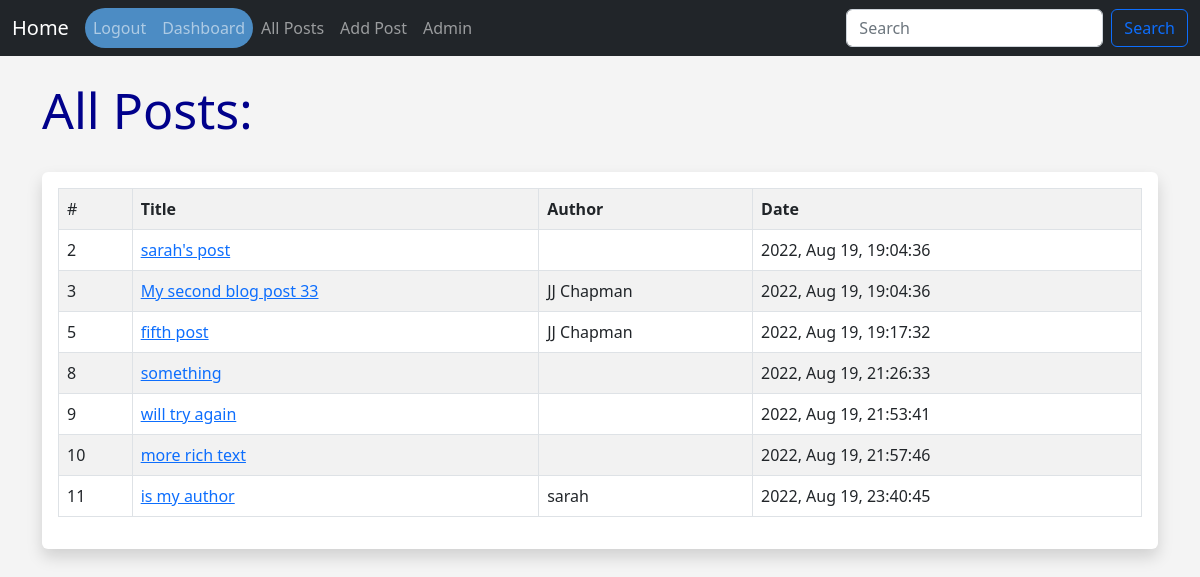
Page /all_posts/ (signed in) on the committed database.
### app.py (models this page shows, shortened)
class Posts(db.Model):
	id = db.Column(db.Integer, primary_key=True)
	title = db.Column(db.String(50), nullable=False)
	content = db.Column(db.Text)
	date_posted = db.Column(db.DateTime, default=datetime.now(pytz.timezone('Asia/Ho_Chi_Minh')))
	slug = db.Column(db.String(255))
	poster_id = db.Column(db.Integer, db.ForeignKey('users.id'))

class Users(db.Model, UserMixin):
	id = db.Column(db.Integer, primary_key=True)
	username = db.Column(db.String(50), unique=True)
	name = db.Column(db.String(50), nullable=False)
	email = db.Column(db.String(100), unique=True)
	favorite_color = db.Column(db.String(50))
	date_added = db.Column(db.DateTime, default=datetime.now(pytz.timezone('Asia/Ho_Chi_Minh')))
	profile_pic = db.Column(db.String(), nullable=True)
	password_hash = db.Column(db.String(128))
	posts = db.relationship('Posts', backref='poster')
	@property
	def password(self):
		raise AttributeError('password is not readable')

### app.py (the view)
@app.route('/all_posts/')
def all_posts():
	posts = Posts.query.order_by(Posts.date_posted)
	return render_template('all_posts.html', posts=posts)

### app.py
class SearchForm(FlaskForm):
	searched = StringField("Searched", validators=[DataRequired()])
	submit = SubmitField("Submit")

### app.py (called while the page is built)
@login_manager.user_loader
def load_user(user_id):
	return Users.query.get(int(user_id))

@app.context_processor
def base():
	form = SearchForm()
	return dict(form=form)

### templates/all_posts.html (shortened to what this page needs)
{% extends 'base.html' %}
{% block content %}
	<h1>All Posts:</h1>
	<br/>
	<div class="shadow p-3 mb-5 bg-body rounded">
		<table class="table table-hover table-bordered table-striped">
			<tr>
				<td>#</td>
				<td><strong>Title</strong></td>
				<td><strong>Author</strong></td>
				<td><strong>Date</strong></td>
			</tr>
		{% for post in posts %}
			<tr>
				<td>{{ post.id }}</td>
				<td><a href="{{ url_for('post', id=post.id) }}">{{ post.title }}</a></td>
				<td>{{ post.poster.name }}</td>
				<td>{{ post.date_posted.strftime('%Y, %b %d, %H:%M:%S') }}</td>
			</tr>
		{% endfor %}
		</table>
	</div>
	<br><br><br>
{% endblock %}

### static/css/style.css (style rules this page uses)
h1 { color: darkblue; font-size: 50px; }
body { background: #f4f4f4; }

### rows in the picture
Posts: id "2", title "sarah's post", date_posted "2022, Aug 19, 19:04:36"
Posts: id "3", title "My second blog post 33", poster.name "JJ Chapman", date_posted "2022, Aug 19, 19:04:36"
Posts: id "5", title "fifth post", poster.name "JJ Chapman", date_posted "2022, Aug 19, 19:17:32"
Posts: id "8", title "something", date_posted "2022, Aug 19, 21:26:33"
Posts: id "9", title "will try again", date_posted "2022, Aug 19, 21:53:41"
Posts: id "10", title "more rich text", date_posted "2022, Aug 19, 21:57:46"
Posts: id "11", title "is my author", poster.name "sarah", date_posted "2022, Aug 19, 23:40:45"
